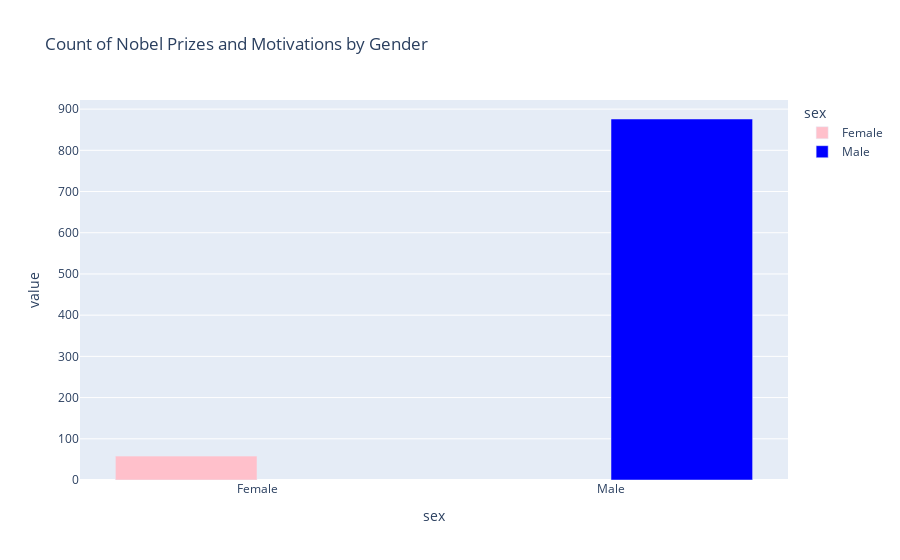

Notebook code for this chart:
### Code cell
fig = px.bar(grouped_df, 
             x='sex', 
             y=['prize'], 
             title="Count of Nobel Prizes and Motivations by Gender",
             labels={'prize': 'Number of Prizes', 'motivation': 'Number of Motivations'},
             barmode='group',  # Side-by-side bars
             color='sex',  # Different colors for male and female
             color_discrete_map={"Male": "blue", "Female": "pink"}  # Optional custom colors
)

fig.show()

### Figure 1 — Plotly figure (JSON) as saved in the notebook; plotly's stock layout.template omitted (floating-point values rounded to 4 significant figures)
{"data": [{"alignmentgroup": "True", "hovertemplate": "sex=%{x}<br>value=%{y}<extra></extra>", "legendgroup": "Female", "marker": {"color": "pink", "pattern": {"shape": ""}}, "name": "Female", "offsetgroup": "Female", "orientation": "v", "showlegend": true, "textposition": "auto", "type": "bar", "x": ["Female"], "xaxis": "x", "y": [58], "yaxis": "y"}, {"alignmentgroup": "True", "hovertemplate": "sex=%{x}<br>value=%{y}<extra></extra>", "legendgroup": "Male", "marker": {"color": "blue", "pattern": {"shape": ""}}, "name": "Male", "offsetgroup": "Male", "orientation": "v", "showlegend": true, "textposition": "auto", "type": "bar", "x": ["Male"], "xaxis": "x", "y": [876], "yaxis": "y"}], "layout": {"barmode": "group", "legend": {"title": {"text": "sex"}, "tracegroupgap": 0}, "title": {"text": "Count of Nobel Prizes and Motivations by Gender"}, "xaxis": {"anchor": "y", "categoryarray": ["Female", "Male"], "categoryorder": "array", "domain": [0, 1], "title": {"text": "sex"}}, "yaxis": {"anchor": "x", "domain": [0, 1], "title": {"text": "value"}}}}
